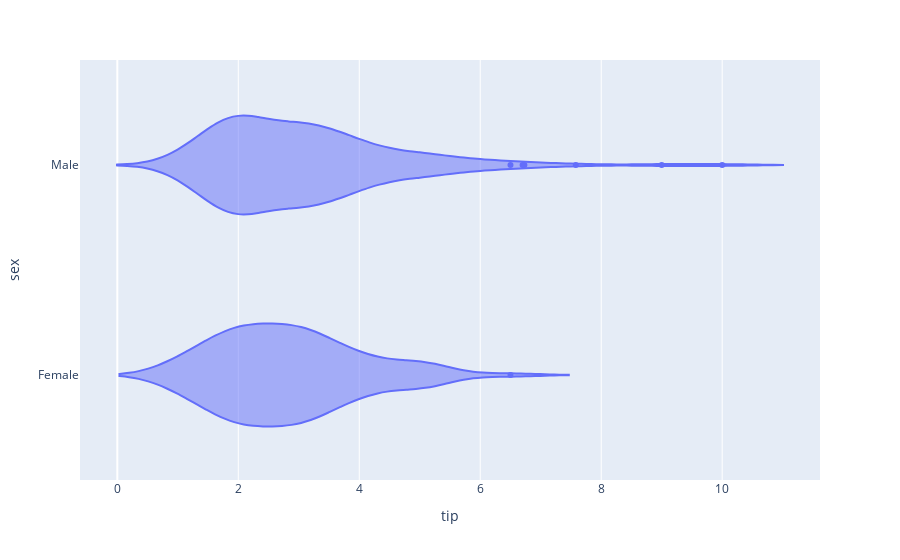

The notebook cell this image was saved under:
### Code cell
px.violin(tips, x = "tip", y = "sex")

### Figure 1 — Plotly figure (JSON) as saved in the notebook; plotly's stock layout.template omitted (floating-point values rounded to 4 significant figures; data arrays with more than 128 entries replaced by an {"elided": "..."} marker saying what was removed)
{"data": [{"alignmentgroup": "True", "box": {"visible": false}, "hovertemplate": "tip=%{x}<br>sex=%{y}<extra></extra>", "legendgroup": "", "marker": {"color": "#636efa"}, "name": "", "offsetgroup": "", "orientation": "h", "scalegroup": "True", "showlegend": false, "type": "violin", "x": {"elided": "244 float values"}, "x0": " ", "xaxis": "x", "y": {"elided": "244 str values"}, "y0": " ", "yaxis": "y"}], "layout": {"legend": {"tracegroupgap": 0}, "margin": {"t": 60}, "violinmode": "group", "xaxis": {"anchor": "y", "domain": [0, 1], "title": {"text": "tip"}}, "yaxis": {"anchor": "x", "domain": [0, 1], "title": {"text": "sex"}}}}
